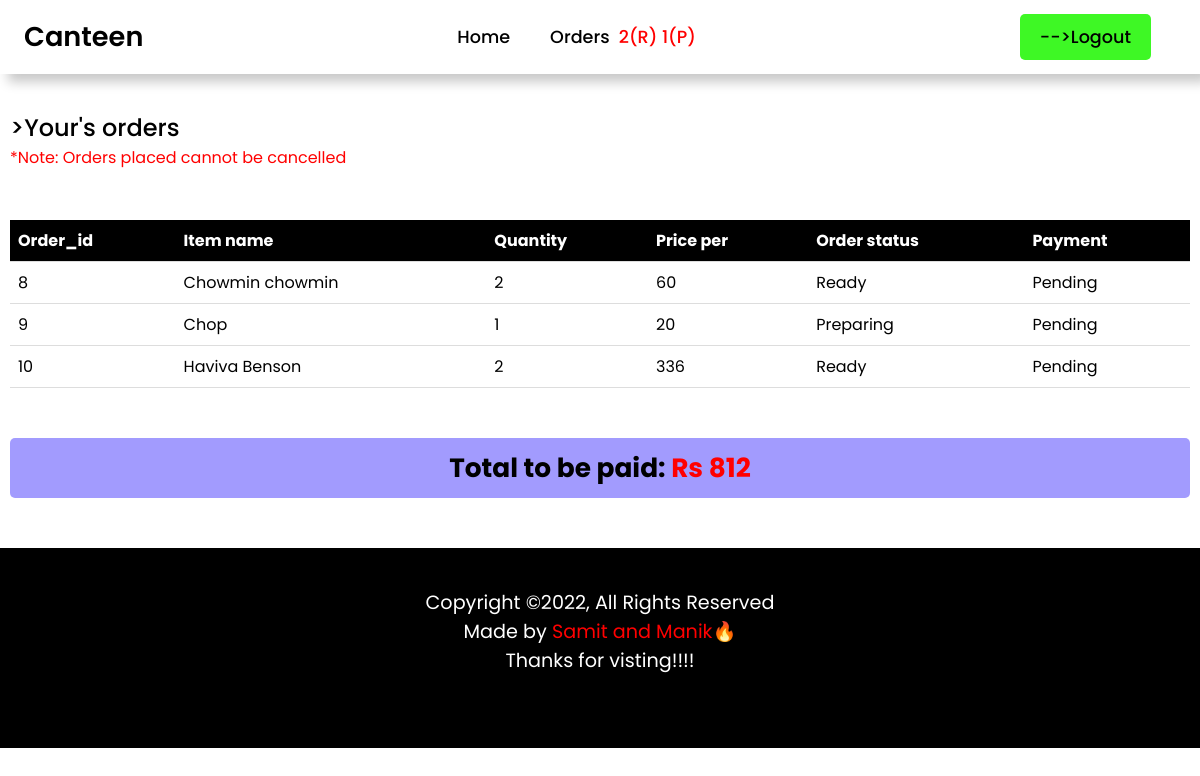
Screenshot of /cart.php (signed in) with the database file from the repository.
### tables this page shows
CREATE TABLE `orders` (
  `order_id` int(11) NOT NULL,
  `user_id` int(255) NOT NULL,
  `quantity` int(11) NOT NULL,
  `food_id` int(11) NOT NULL,
  `payment_status` tinyint(1) NOT NULL DEFAULT 0,
  `order_status` tinyint(1) NOT NULL DEFAULT 0,
  `ordered_time` timestamp NOT NULL DEFAULT current_timestamp() ON UPDATE current_timestamp()
);

CREATE TABLE `food_items` (
  `food_id` int(50) NOT NULL,
  `food_name` varchar(200) NOT NULL,
  `food_desc` text NOT NULL,
  `food_image` varchar(200) NOT NULL,
  `availability` tinyint(1) NOT NULL DEFAULT 0,
  `food_price` int(11) NOT NULL
);

### cart.php (the view, shortened to what this page needs)
<?php
require_once('./connection.php');
?>
<!DOCTYPE html>
<html>
<head>
    <link rel="stylesheet" type="text/css" href="css/style.css">
    <link href="https://cdn.jsdelivr.net/npm/remixicon@2.5.0/fonts/remixicon.css" rel="stylesheet">
    <link rel="stylesheet" href="https://unpkg.com/boxicons@latest/css/boxicons.min.css">
</head>
<body>
    <?php
    include('./partials/header.php');
    ?>
    <div class="container">
        <h1 class="menu-title">>Your's orders</h1>
        <div class="orders">
            <div class="order-note">
                <p>*Note: Orders placed cannot be cancelled</p>
            </div>
            <div class="orders-table">
                <table>
                    <tr>
                        <th>Order_id</th>
                        <th>Item name</th>
                        <th>Quantity</th>
                        <th>Price per</th>
                        <th>Order status</th>
                        <th>Payment</th>
                    </tr>
                    <?php
                    $total_price = 0;
                     $sql = "SELECT * FROM orders WHERE user_id = {$_SESSION['user_id']} && payment_status = 0";
                    $result = mysqli_query($conn, $sql);
                    if (mysqli_num_rows($result) > 0) {
                        while ($row = mysqli_fetch_assoc($result)) {
                            $sqlq = "SELECT * FROM food_items WHERE food_id = {$row['food_id']}";
                            $resultq = mysqli_query($conn, $sqlq);
                            $rowq = mysqli_fetch_assoc($resultq);
                            $food_name = $rowq['food_name'];
                            $food_price = $rowq['food_price'];
                            $total_price += ($food_price * $row['quantity']);
                            ?>
                            <tr>
                                <td><?php echo $row['order_id'] ?></td>
                                <td><?php echo $food_name ?></td>
                                <td><?php echo $row['quantity'] ?></td>
                                <td><?php echo $food_price ?></td>
                                <td><?php
                                if($row['order_status'] == 0){echo "Preparing" ; }elseif($row['order_status'] == 1){ echo "Ready";} ?>
                                </td>
                                <td><?php
                                if($row['payment_status'] == 0){echo "Pending" ; }elseif($row['payment_status'] == 1){ echo "Served and paid";} ?>
                                </td>
                            </tr>
                            <?php
                        }
                    }
                    ?>
                </table>
            </div>
            <div class="total">
                <h2>Total to be paid: <span style="color:red"> Rs <?php echo $total_price ?></span></h2>
            </div>
        </div>
    </div>
    <?php
    include('./partials/footer.php');
    ?>
</body>
</html>

### partials/header.php (shortened to what this page needs)
<header>
    <a href="index.php" class="logo"><span>Canteen</span></a>
    <ul class="navbar">
        <li><a <?php if ($_SERVER['SCRIPT_NAME'] == "/canteen-foodorderingsystem/index.php") { ?> class="active" <?php   }  ?> href="./index.php">Home</a></li>
        <?php
        if (isset($_SESSION['user_name']) && $_SESSION['loggedin'] == true) {
            $sql = "SELECT * FROM orders WHERE user_id = {$_SESSION['user_id']} && payment_status = 0";
            $result = mysqli_query($conn, $sql);
            $count_ready_orders = 0;
            $count_preparing_status = 0;
            while ($row = mysqli_fetch_assoc($result)) {
                if ($row['order_status'] == 1) {
                    $count_ready_orders++;
                }
                if ($row['order_status'] == 0) {
                    $count_preparing_status++;
                }
            }
        ?>
            <li><a <?php if ($_SERVER['SCRIPT_NAME'] == "/canteen-foodorderingsystem/cart.php") { ?> class="active" <?php   }  ?> href="./cart.php">Orders &nbsp;<span style="color:red"><?php echo $count_ready_orders . '(R) ' . $count_preparing_status . '(P)' ?></span></a></li>
        <?php
        } else {
        ?>
            <li><a <?php if ($_SERVER['SCRIPT_NAME'] == "/canteen-foodorderingsystem/cart.php") { ?> class="active" <?php   }  ?> href="./cart.php">Orders</a></li>
        <?php
        }
        ?>
    </ul>
    <div class="main">
        <?php if (isset($_SESSION['user_name']) && $_SESSION['loggedin'] == true) { ?>
            <a href="logout.php" class="btn">-->Logout</a>
        <?php } else { ?>
            <a href="./login.php" class="user">Sign In</a>
            <a href="./register.php">Register</a>
        <?php } ?>
    </div>
</header>

### partials/footer.php
<footer>
    <p>Copyright &copy;2022, All Rights Reserved</p>
    <p>Made by <span>Samit and Manik</span>🔥</p>
    <p>Thanks for visting!!!!</p>
</footer>

### css/style.css (style rules this page uses)
* { padding: 0; margin: 0; box-sizing: border-box; font-family: 'Poppins', sans-serif; text-decoration: none; list-style-type: none; }
:root { --bg-color: white; --text-color: #000; --main-color: rgb(62, 248, 37); --imp-text:black; }
body { min-height: 100vh; background: white; color: var(--text-color); }
header { position: fixed; width: 100%; top: 0; right: 0; z-index: 1000; display: flex; align-items: center; justify-content: space-between; background: #ffffff; box-shadow: 8px 8px 11px #c9c9c9, -8px -8px 11px #ffffff; padding: 28px 12%; transition: all .50s ease; }
.logo { display: flex; align-items: center; }
.logo span { color: var(--text-color); font-size: 1.7rem; font-weight: 600; }
.navbar { display: flex; }
.navbar a { color: var(--text-color); font-size: 1.1rem; font-weight: 500; padding: 5px 0; margin: 0px 30px; transition: all .50s ease; }
.main { display: flex; align-items: center; }
.main a { margin-right: 25px; margin-left: 10px; color: var(--text-color); font-size: 1.1rem; font-weight: 500; transition: all .50s ease; }
@media (max-width: 1280px) { header { padding: 14px 2%; transition: .2s; } }
@media (max-width: 1280px) { .navbar a { padding: 5px 0; margin: 0px 20px; } }
.container { margin-top: 110px; padding:0 183px 0 183px; }
.btn { padding: 10px 20px; background: var(--main-color); border: none; color: var(--text-color); font-size: 1.1rem; font-weight: 500; border-radius: 5px; transition: all .50s ease; }
.menu-title { font-size: 1.5rem; font-weight: 500; color: var(--imp-text); }
@media screen and (max-width: 1280px) { .container { padding-left: 10px; padding-right: 10px; } }
footer { padding-top: 40px; font-size: 1.2rem; height: 200px; width: 100%; background-color: black; color: white; text-align: center; position: relative; bottom: 0; }
footer span { color: red; }
.order-note { color:red; margin-bottom: 20px; }
table { border-collapse: collapse; width: 100%; margin: 50px 0 50px 0; }
th { background-color: #000; color: #fff; padding: 10px; }
th, td { padding: 8px; text-align: left; border-bottom: 1px solid #ddd; }
.total { font-size: 1.1rem; font-weight: 500; color: black; background-color: #a29bfe; padding: 10px; border-radius: 5px; width: 100%; text-align: center; margin-bottom: 50px; }

### rows the page displays
orders: order_id "8", food.food_name "Chowmin chowmin", quantity "2", food.food_price "60", order_status "Ready", payment_status "Pending"
orders: order_id "9", food.food_name "Chop", quantity "1", food.food_price "20", order_status "Preparing", payment_status "Pending"
orders: order_id "10", food.food_name "Haviva Benson", quantity "2", food.food_price "336", order_status "Ready", payment_status "Pending"

### other values shown
$count_ready_orders "2"
$count_preparing_status "1"
$total_price "812"
